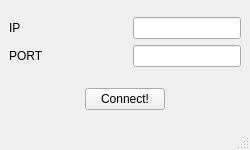
<?xml version="1.0" encoding="UTF-8"?>
<ui version="4.0">
 <class>Settings</class>
 <widget class="QMainWindow" name="Settings">
  <property name="geometry">
   <rect>
    <x>0</x>
    <y>0</y>
    <width>250</width>
    <height>150</height>
   </rect>
  </property>
  <property name="minimumSize">
   <size>
    <width>250</width>
    <height>150</height>
   </size>
  </property>
  <property name="maximumSize">
   <size>
    <width>250</width>
    <height>150</height>
   </size>
  </property>
  <property name="windowTitle">
   <string>MainWindow</string>
  </property>
  <widget class="QWidget" name="centralwidget">
   <layout class="QGridLayout" name="gridLayout_7">
    <item row="0" column="0">
     <layout class="QGridLayout" name="gridLayout_6">
      <item row="0" column="0">
       <layout class="QGridLayout" name="gridLayout_3">
        <item row="0" column="0">
         <layout class="QGridLayout" name="gridLayout_2">
          <item row="0" column="0">
           <widget class="QLabel" name="label">
            <property name="text">
             <string>IP</string>
            </property>
           </widget>
          </item>
          <item row="0" column="1">
           <spacer name="horizontalSpacer">
            <property name="orientation">
             <enum>Qt::Horizontal</enum>
            </property>
            <property name="sizeHint" stdset="0">
             <size>
              <width>40</width>
              <height>20</height>
             </size>
            </property>
           </spacer>
          </item>
          <item row="0" column="2">
           <widget class="QLineEdit" name="IP_lineEdit"/>
          </item>
         </layout>
        </item>
        <item row="1" column="0">
         <layout class="QGridLayout" name="gridLayout">
          <item row="0" column="0">
           <widget class="QLabel" name="label_2">
            <property name="text">
             <string>PORT</string>
            </property>
           </widget>
          </item>
          <item row="0" column="1">
           <spacer name="horizontalSpacer_2">
            <property name="orientation">
             <enum>Qt::Horizontal</enum>
            </property>
            <property name="sizeHint" stdset="0">
             <size>
              <width>40</width>
              <height>20</height>
             </size>
            </property>
           </spacer>
          </item>
          <item row="0" column="2">
           <widget class="QLineEdit" name="PORT_lineEdit"/>
          </item>
         </layout>
        </item>
       </layout>
      </item>
      <item row="1" column="0">
       <layout class="QGridLayout" name="gridLayout_5">
        <item row="0" column="0">
         <spacer name="verticalSpacer">
          <property name="orientation">
           <enum>Qt::Vertical</enum>
          </property>
          <property name="sizeType">
           <enum>QSizePolicy::Fixed</enum>
          </property>
          <property name="sizeHint" stdset="0">
           <size>
            <width>20</width>
            <height>15</height>
           </size>
          </property>
         </spacer>
        </item>
        <item row="1" column="0">
         <layout class="QGridLayout" name="gridLayout_4">
          <item row="0" column="0">
           <spacer name="horizontalSpacer_3">
            <property name="orientation">
             <enum>Qt::Horizontal</enum>
            </property>
            <property name="sizeHint" stdset="0">
             <size>
              <width>40</width>
              <height>20</height>
             </size>
            </property>
           </spacer>
          </item>
          <item row="0" column="1">
           <widget class="QPushButton" name="ConnectButton">
            <property name="text">
             <string>Connect!</string>
            </property>
           </widget>
          </item>
          <item row="0" column="2">
           <spacer name="horizontalSpacer_4">
            <property name="orientation">
             <enum>Qt::Horizontal</enum>
            </property>
            <property name="sizeHint" stdset="0">
             <size>
              <width>40</width>
              <height>20</height>
             </size>
            </property>
           </spacer>
          </item>
         </layout>
        </item>
       </layout>
      </item>
     </layout>
    </item>
   </layout>
  </widget>
  <widget class="QMenuBar" name="menubar">
   <property name="geometry">
    <rect>
     <x>0</x>
     <y>0</y>
     <width>250</width>
     <height>21</height>
    </rect>
   </property>
  </widget>
  <widget class="QStatusBar" name="statusbar"/>
 </widget>
 <resources/>
 <connections/>
</ui>
